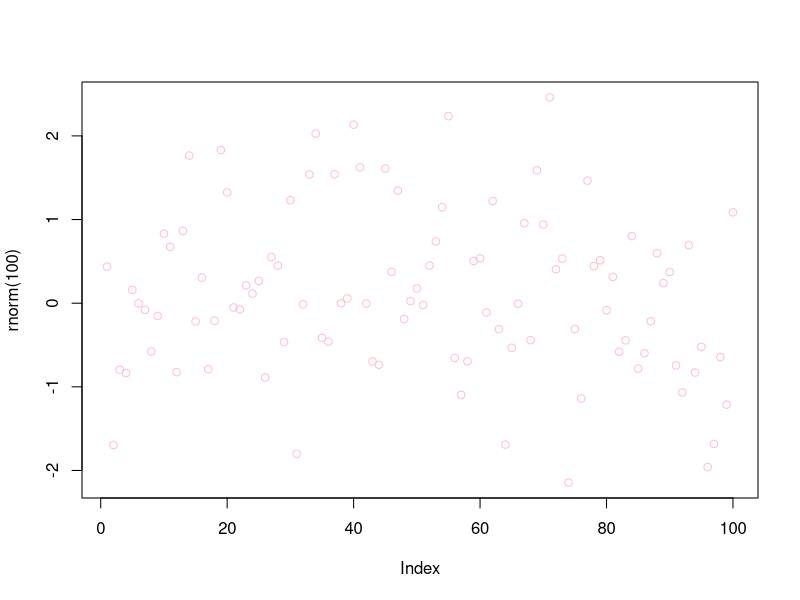
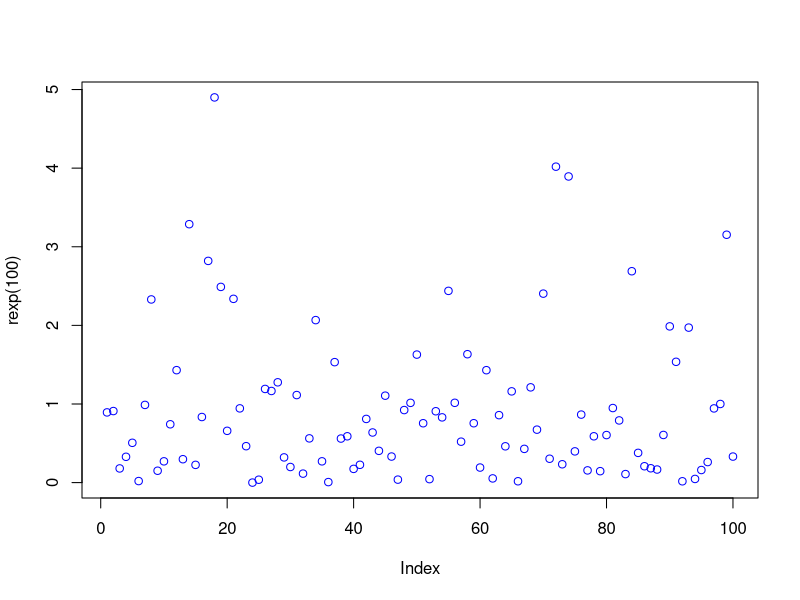
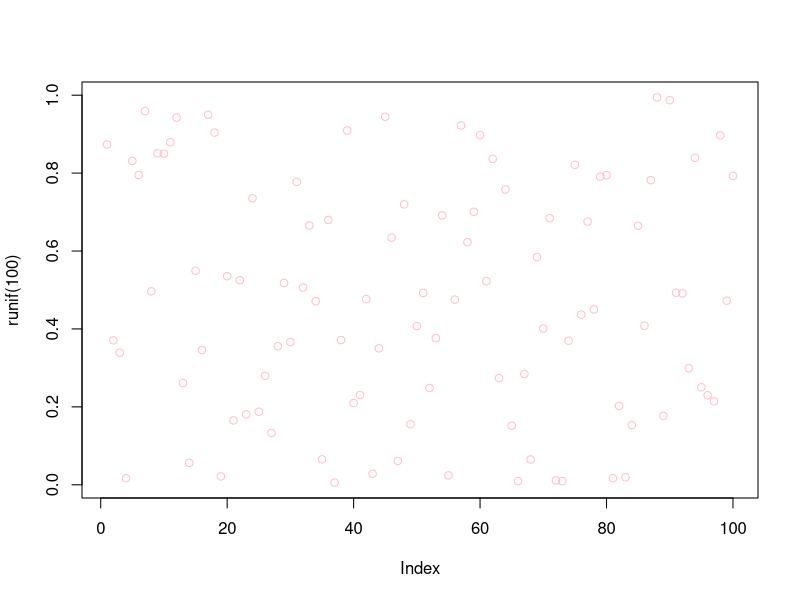

Here is the R script that generated these plots, in order:
# This is a file for testing github!
plot(rnorm(100),col="pink")
# ok, let's try commit command!!!
plot(rexp(100),col="blue")
# add another line
plot(runif(100),col="pink")